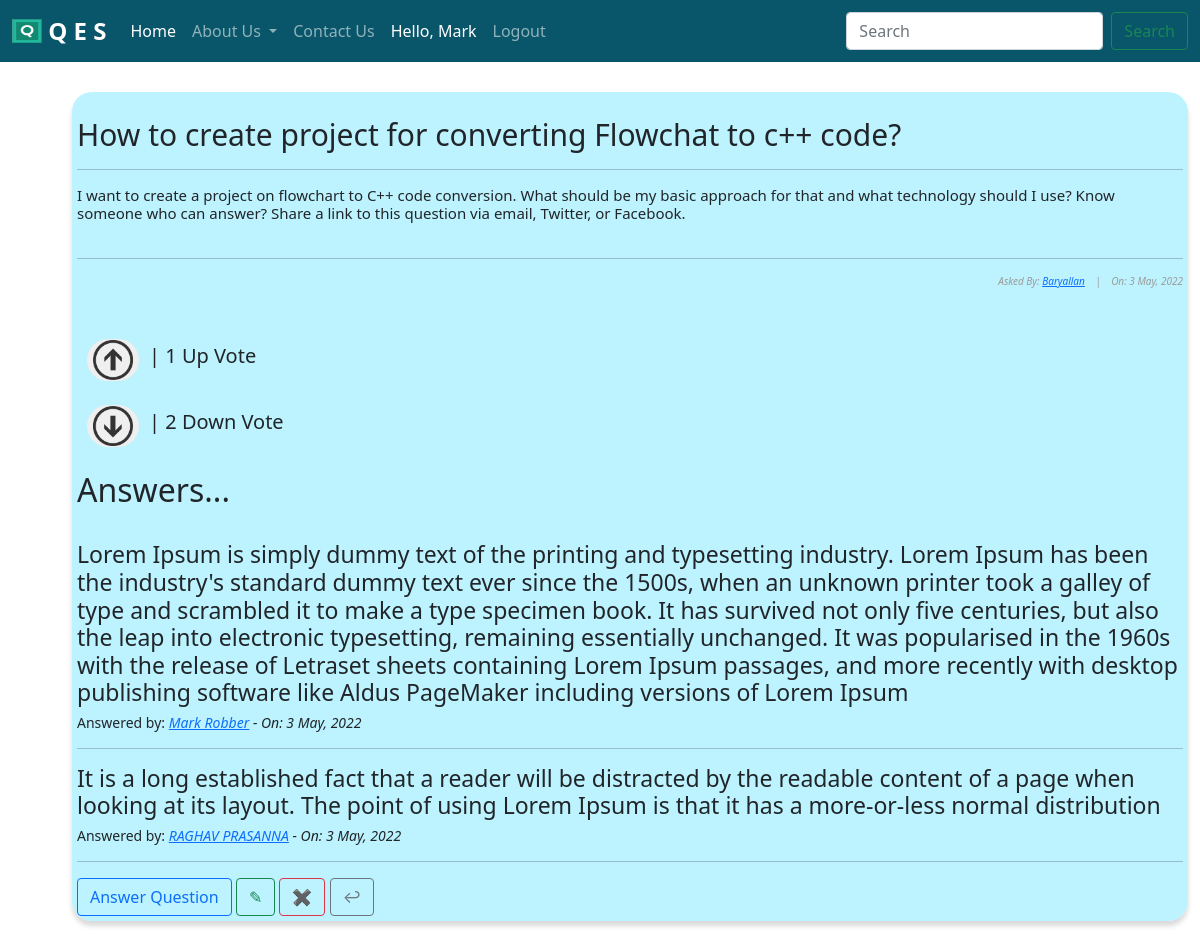
The app's page /questions/20/ (signed in) with its own data.
### base/models.py (models this page shows, shortened)
class Question(models.Model):
    user = models.ForeignKey(User, on_delete=models.CASCADE)
    title = models.CharField(max_length=10000)
    content = models.TextField(null=True, blank=True)
    likes = models.ManyToManyField(User, related_name='question_post')
    dislikes = models.ManyToManyField(User, related_name='question_posta')
    date_created = models.DateTimeField(default = timezone.now)
    def total_likes(self):
        return self.likes.count()
    def total_dislikes(self):
        return self.dislikes.count()

class Comment(models.Model):
    question = models.ForeignKey(Question, related_name="comment", on_delete=models.CASCADE)
    name = models.CharField(max_length=1000)
    content = models.TextField(null=True, blank=True)
    date_created = models.DateTimeField(default=timezone.now)

### base/views.py (the view)
# urls.py: path('questions/<int:pk>/', views.QuestionDetailView.as_view(), name="question-detail"),
class QuestionDetailView(DetailView):
    model = Question
    def get_context_data(self, *args, **kwargs):
        context = super(QuestionDetailView, self).get_context_data()
        something = get_object_or_404(Question, id=self.kwargs['pk'])
        total_likes = something.total_likes()
        liked = False
        if something.likes.filter(id=self.request.user.id).exists():
            liked = True
        total_dislikes = something.total_dislikes()
        disliked = False
        if something.dislikes.filter(id=self.request.user.id).exists():
            disliked=True
        context['total_likes'] = total_likes
        context['liked'] = liked
        context['total_dislikes'] = total_dislikes
        context['disliked'] = disliked
        return context

### base/templates/base/question_detail.html (shortened to what this page needs)
<!DOCTYPE html>
<html lang="en">
<head>
    <link
      href="https://cdn.jsdelivr.net/npm/bootstrap@5.1.3/dist/css/bootstrap.min.css"
      rel="stylesheet"
    />
</head>
<body>
  <nav class="navbar navbar-expand-lg navbar-dark " style="position: sticky; top: 0; background-color:#095569;">
    <div class="container-fluid">
      <a class="navbar-brand" href="#">
        <img src="/static/icon/icon1.png" alt="" width="30" height="24" class="d-inline-block align-text-top"><span style="font-family:segoe ui; font-size: 1.5rem;"> <b>Q E S</b> </span>
        </a>
      <div class="collapse navbar-collapse" id="navbarSupportedContent">
        <ul class="navbar-nav me-auto mb-2 mb-lg-0">
          <li class="nav-item">
            <a class="nav-link active" aria-current="page" href="/">Home</a>
          </li>
          <li class="nav-item dropdown">
            <a
              class="nav-link dropdown-toggle"
              href="#"
              id="navbarDropdown"
              role="button"
              data-bs-toggle="dropdown"
              aria-expanded="false"
            >
              About Us
            </a>
          </li>
          <li class="nav-item">
            <a class="nav-link" href="contact">Contact Us</a>
          </li>
          {% if user.is_authenticated %}
          <li class="nav-item" style="color: white; padding: 8px">
            Hello, {{user.first_name}}
          </li>
          <li class="nav-item">
            <a class="nav-link" href="/accounts/logout">Logout</a>
          </li>
          {% endif %}
        </ul>
        <form class="d-flex">
          <input
            class="form-control me-2"
            type="search"
            placeholder="Search"
            aria-label="Search"
          />
          <button class="btn btn-outline-success" type="submit">
            Search
          </button>
        </form>
      </div>
    </div>
  </nav>
  <div class="container">
    <div class="list-question">
        <div class="questions">
            <div class="container" style="background-color: rgb(173 241 255 / 81%);margin:30px; padding: 5px; box-shadow: rgba(0, 0, 0, 0.15) 0px 5px 5px 0px; border-radius: 20px;" >
                <h3 id="fh3">{{question.title}}</h3>
                <hr>
                <h6 id="fh6">{{ question.content|safe }}</h6>
                <hr>
                <h6 id="fh6" style="font-size: 10px; font-style: italic; color: rgb(155, 155, 155); text-align: right;">Asked By: <a href="">{{ object.user|title }}</a>&nbsp;&nbsp;&nbsp; |&nbsp;&nbsp;&nbsp; On: {{ object.date_created|date:"j F, Y" }}</h6>
                <br>
                <form action="{% url 'like_post' object.pk %}" method="POST">
                  {% if user.is_authenticated %}
                      {% if liked %}
                          <div style="display: flex; align-items: center; margin-left: 10px;">
                              <button type="submit" name="question_id" value="{{ question.id }}" style="border: none; border-radius: 60px;"><img src="/static/vote/upori.png" alt="" style="width: 40px;"></button> <h5 style="margin-left: 10px; cursor: pointer;"> |  {{ total_likes }} Up Vote</h5>
                          </div>
                      {% endif %}
                  {% else %}
                      <h5 style="margin-left: 10px; cursor: pointer;"><a href="{% url 'login' %}">Login</a> to Up Vote Question |  {{ total_likes }} Up Votes</h5>
                  {% endif %}
              </form>
          <br>
          <form action="{% url 'dislike_post' object.pk %}" method="POST">
            {% if user.is_authenticated %}
                {% if liked %}
                    <div style="display: flex; align-items: center; margin-left: 10px;">
                        <button type="submit" name="question_id" value="{{ question.id }}" style="border: none; border-radius: 60px;"><img src="/static/vote/downori.png" alt="" style="width: 40px;"></button> <h5 style="margin-left: 10px; cursor: pointer;"> |  {{ total_dislikes }} Down Vote</h5>
                    </div>
                {% endif %}
            {% else %}
                <h5 style="margin-left: 10px; cursor: pointer;"><a href="{% url 'login' %}">Login</a> to Down Vote Question |  {{ total_dislikes }} Down Votes</h5>
            {% endif %}
        </form>
    <br>
                <h2>Answers...</h2> <br>
                {% if not question.comment.all %}
                    <h3>No Answers yet... <a href="{% url 'question-comment' question.id %}">Answer Question</a> </h3>
                {% else %}
                    {% for comment in question.comment.all %}
                        <h3 style="font-weight: normal; font-size: 23px;">{{comment.content|safe}}</h3>
                        <h3 style="font-size: 14px;">Answered by: <i><a href="">{{comment.name}}</a> - On: {{comment.date_created|date:"j F, Y"}}</i></h3>
                        <hr>
                    {% endfor %}
                {% endif %}
                <a class="btn btn-outline-primary" id="fa" href="{% url 'question-comment' question.id %}" style="text-decoration: none;">Answer Question</a>
                <a style="text-decoration: none; " class="btn btn-outline-success" href="{% url 'question-update' question.id %}">&#x270E;</a>
                <a style="text-decoration: none; " class="btn btn-outline-danger" href="{% url 'question-delete' question.id %}">&#x2716;</a>
                <a style="text-decoration: none; " class="btn btn-outline-secondary" href="{% url 'question-lists' %}">&#x21a9;</a>
            </div> <br><br>
            </div> <br>
        </div>
    </div>
    <br>
</body>
</html>

### base/templates/base/question_detail.html (style rules this page uses)
#fh3 { text-align: center; font-size: 30px; padding-top: 20px; text-align: left; }
#fh6 { text-align: left; font-size: 15px; padding-bottom: 20px; font-weight: normal; }

### records on screen
Question: title "How to create project for converting Flowchat to c++ code?", content "I want to create a project on flowchart to C++ code conversion. What should be my basic approach for that and what technology should I use? Know someone who can answer? Share a link to this question via email, Twitter, or Facebook.", user "Baryallan", date_created "3 May, 2022"
Comment: content "Lorem Ipsum is simply dummy text of the printing and typesetting industry. Lorem Ipsum has been the industry's standard dummy text ever since the 1500s, when an unknown printer took a galley of type and scrambled it to make a type specimen book. It has survived not only five centuries, but also the leap into electronic typesetting, remaining essentially unchanged. It was popularised in the 1960s with the release of Letraset sheets containing Lorem Ipsum passages, and more recently with desktop publishing software like Aldus PageMaker including versions of Lorem Ipsum", name "Mark Robber", date_created "3 May, 2022"
Comment: content "It is a long established fact that a reader will be distracted by the readable content of a page when looking at its layout. The point of using Lorem Ipsum is that it has a more-or-less normal distribution", name "RAGHAV PRASANNA", date_created "3 May, 2022"

### other values on screen
{{ user.first_name }} "Mark"
{{ total_likes }} "1"
{{ total_dislikes }} "2"
